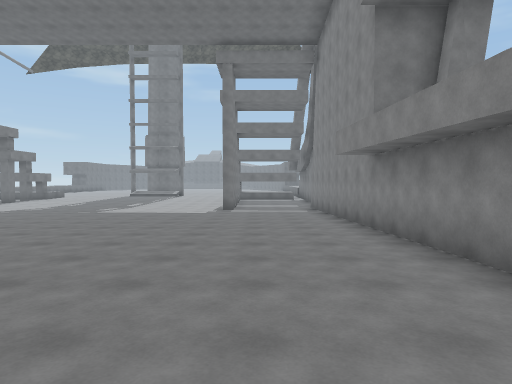
View 1 (above)

18 first-person views from a walk through a scene from a Unity 3-D project. The camera is 1.5 m above the floor, tilts 2° down and sees 75° across. The floor is counted in squares, 2 m on a side. Each view is taken from the middle of a square. On the plan, view 1 faces up. The plan holds only what a view shows up to about 11 squares ahead; the rest is blank. The place goes on beyond the plan. The player character is not drawn. Surface patterns are stand-ins for the level's own textures.

View 2
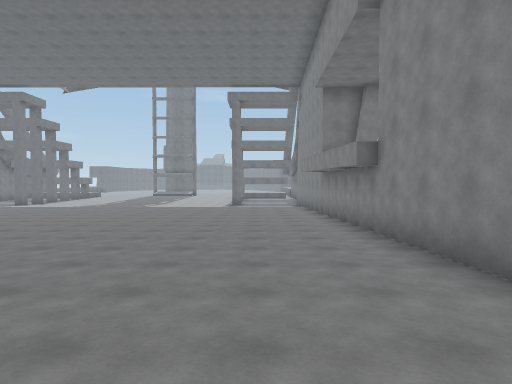

View 3
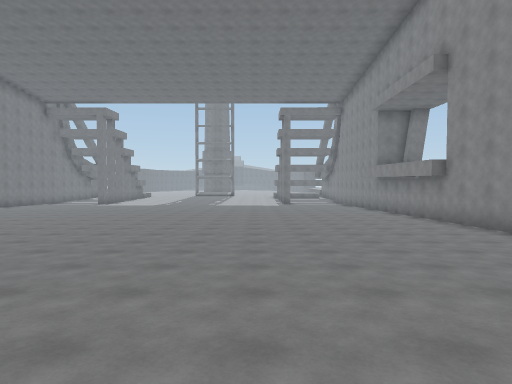

View 4
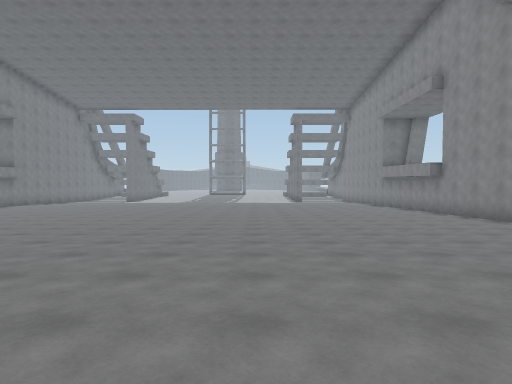

View 5
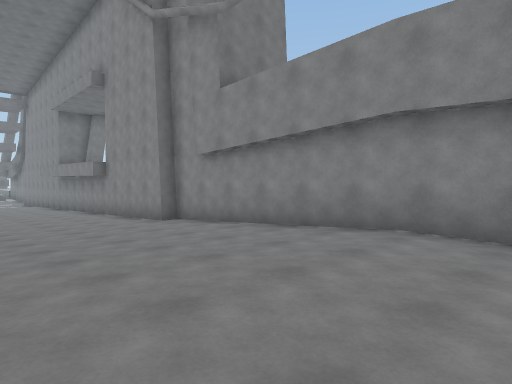

View 6
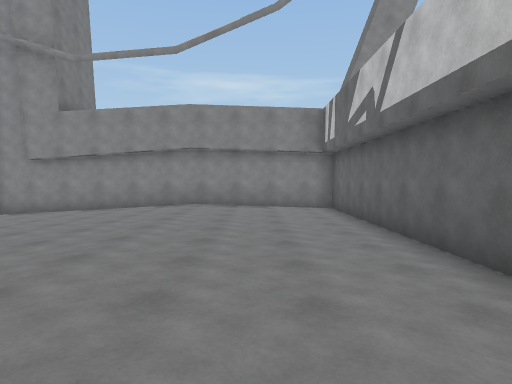

View 7
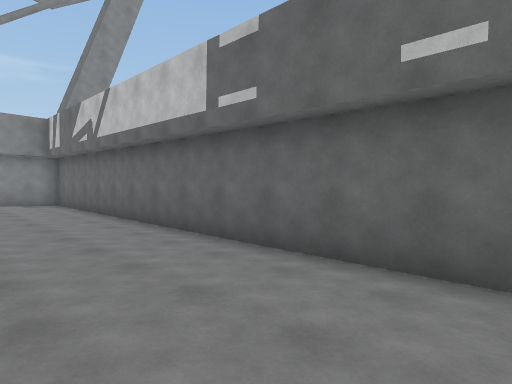

View 8
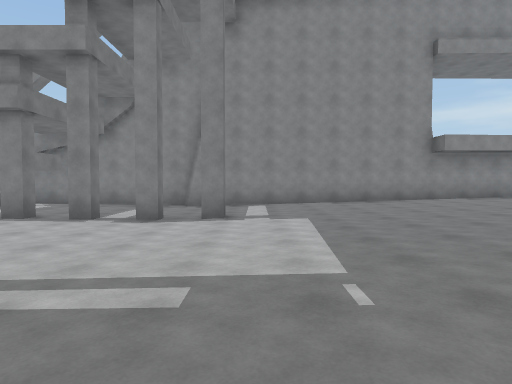

View 9
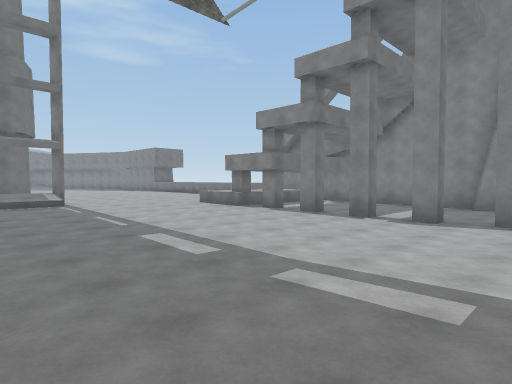

View 10
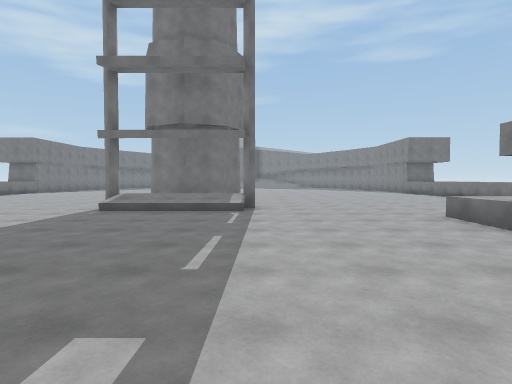

View 11
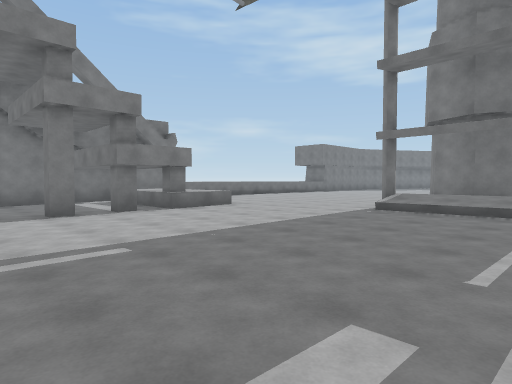

View 12
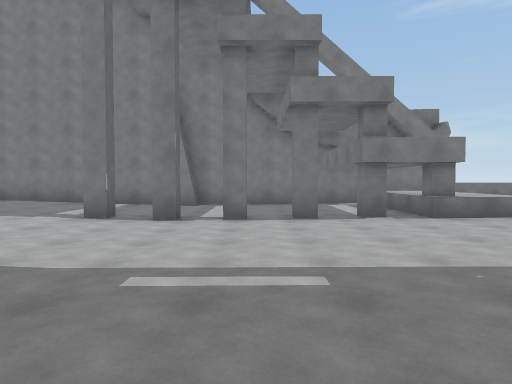

View 13
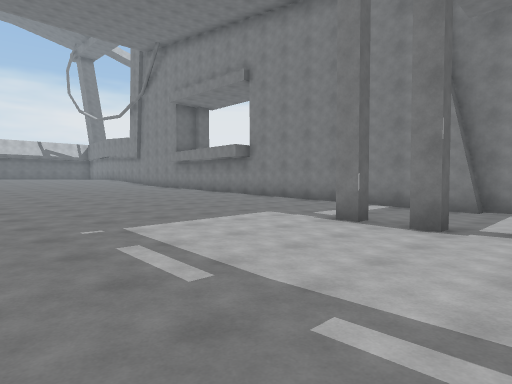

View 14
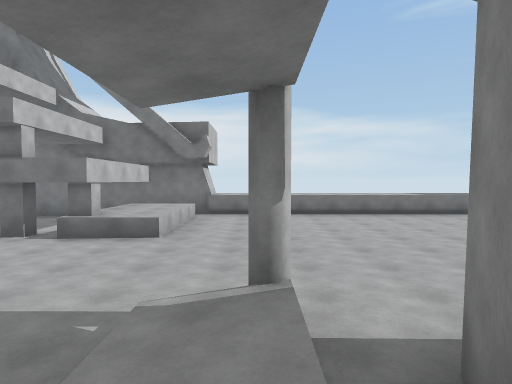

View 15
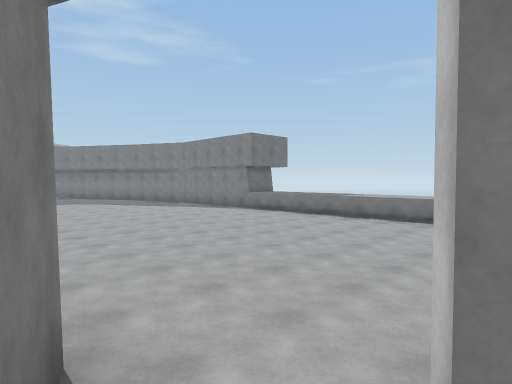

View 16
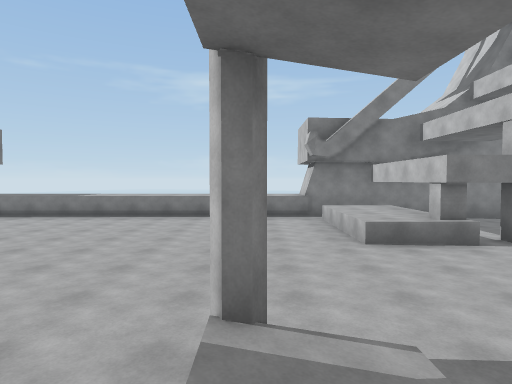

View 17
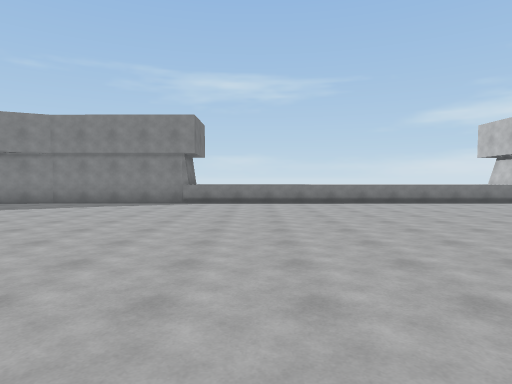

View 18
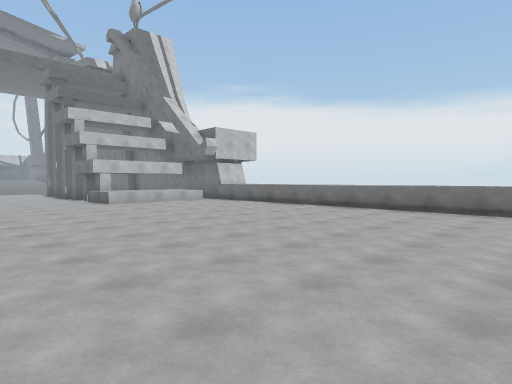

### Floor plan
Key: @ floor where view 1 was taken; # wall or solid block; x gap in a wall; . main floor; : floor 0.25 m higher than the main floor; - floor 0.25 m lower than the main floor; + floor 0.5 m higher than the main floor; * floor 0.75 m higher than the main floor; % floor 1 m higher than the main floor; & floor 1.25 m higher than the main floor; / step, stairs or slope; = window, fence, low wall or low ledge; ^ raised ledge; v drop or lower ground.
Columns run from 18 left of view 1 to 4 right of it. Each row starts with its distance up from view 1.
 35                ......#
 34                ......#
 33              ........#
 32       ..... .........^
 31  ^...................^^
 30 ^^...................^^
 29  ^...................^^
 28 ^^......... .........^^
 27  ^........   ........^^
 26  ^........   ........^^
 25  ^........###........^^
 24  ^.........##........^
 23  ^........=++#.......^
 22  ^........///........^^
 21  v^^^^^.-------..^^^^#v
 20   ^^^^^----------^^^^v
 19  #-------------------#
 18  #-------------------#
 17  #---#-----------x---#
 16  #-------------------#
 15  #-------------------#
 14   #--#-----------#---#
 13   #---#----------#---#
 12   #------------------#
 11   #..................#
 10   #..................#
  9   #..................#
  8   # ....... .........#
  7      ......  ........#
  6       ...............#
  5        ::::::::::::::#
  4         :::::::::::::#
  3        ::::::::::::::#
  2        ++++++++++++++#
  1        ++++++++++++++#
  0        +++++++++++@++#
 -1        ++++++++++++++#
 -2         +++++++++++++#
 -3          ************#
 -4          ************#
 -5           %%%%%%%%%%%#
 -6            %%%%%%%%%%#
 -7            %%%%%%%%%%#
 -8             &&&&&&&&&#
 -9         &&&&&&&&&&&&&#
-10         &&&&&&&&&&&&&#
-11         %%%%%%%%%%%%%#
-12         %%%%%%%%%%%%%#
-13         #############

Positions as (right, up) in squares from view 1, and headings:
1: (0, 0), facing up
2: (0, -5), facing up
3: (-3, -8), facing up
4: (-4, -10), facing up
5: (-2, -10), facing up-right
6: (-7, -10), facing right
7: (-10, -9), facing down-right
8: (-8, 12), facing right
9: (-8, 12), facing up-right
10: (-5, 15), facing up
11: (-5, 15), facing up-left
12: (-6, 16), facing left
13: (-7, 16), facing down-left
14: (-6, 23), facing left
15: (-6, 23), facing up-right
16: (-7, 23), facing right
17: (-8, 30), facing right
18: (-8, 32), facing down-left
